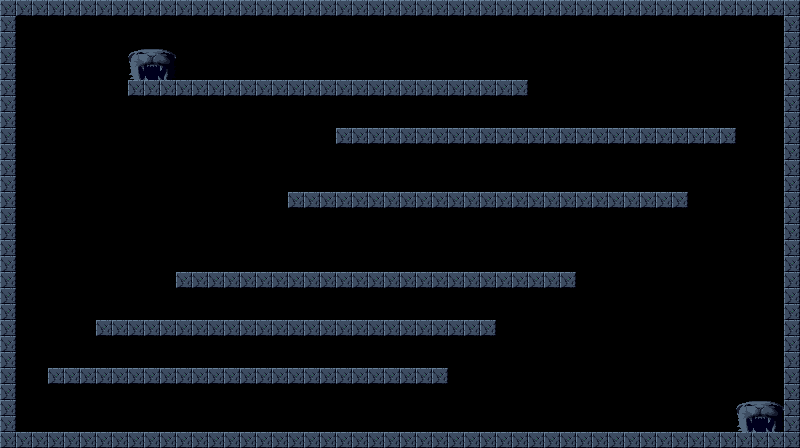

Rendered tile map (Tiled .tmx) drawn with the repository's tilesets; below, a short description and the map source with its tile grids summarised:
An orthogonal 50x28 tile map with 16x16 px tiles, 1 tile layer (Tile Layer 1).

<map version="1.0" orientation="orthogonal" width="50" height="28" tilewidth="16" tileheight="16">
 <tileset firstgid="1" name="PrtCave" tilewidth="16" tileheight="16">
  <image source="PrtCave.png" width="256" height="80" />
 </tileset>
 <layer name="Tile Layer 1" width="50" height="28">
  <data>[1400 cells, 314 non-empty, 7 distinct tile ids]</data>
 </layer>
</map>